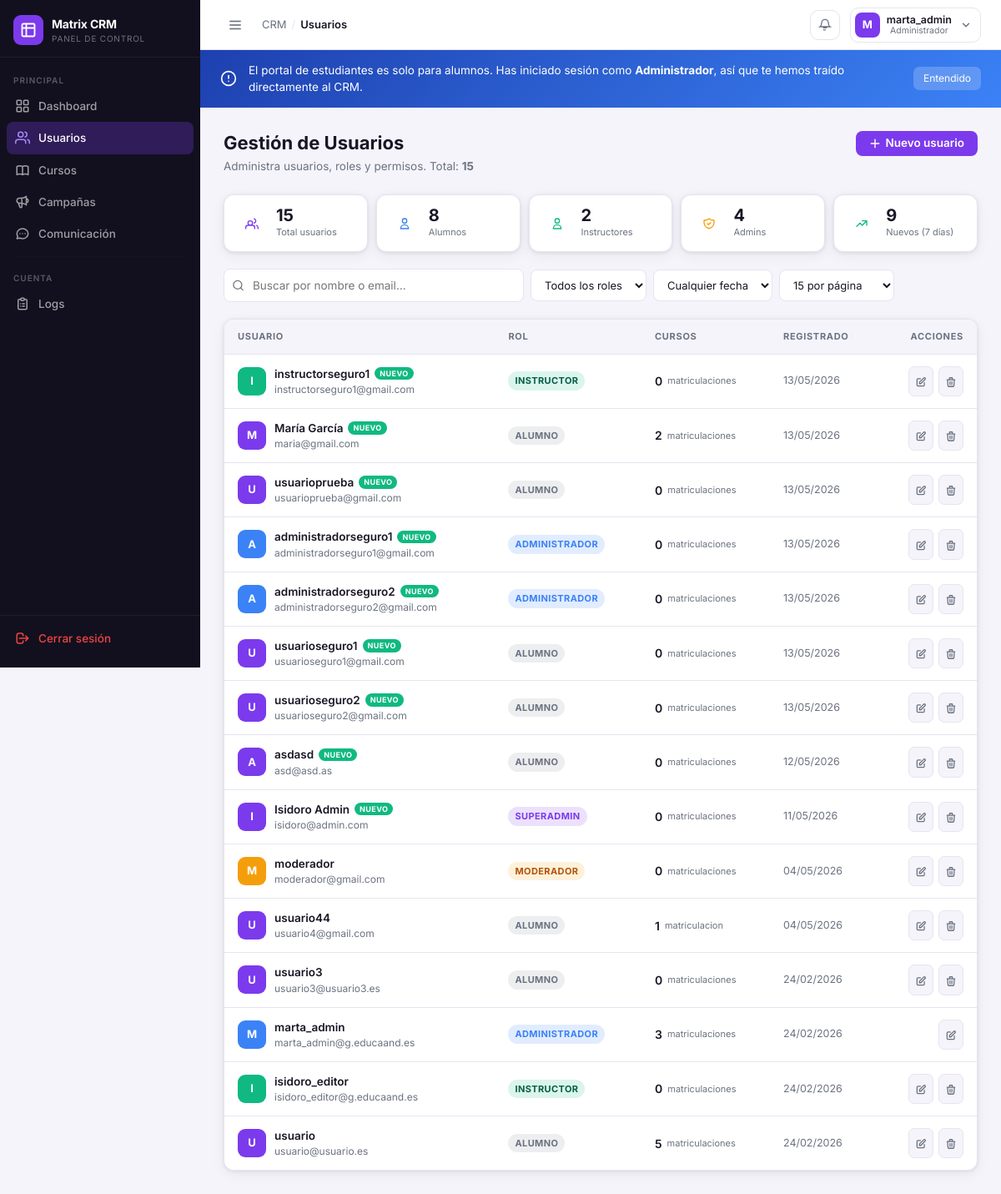
The page /index.php?url=crm&sec=usuarios (signed in) on the database as committed earlier.
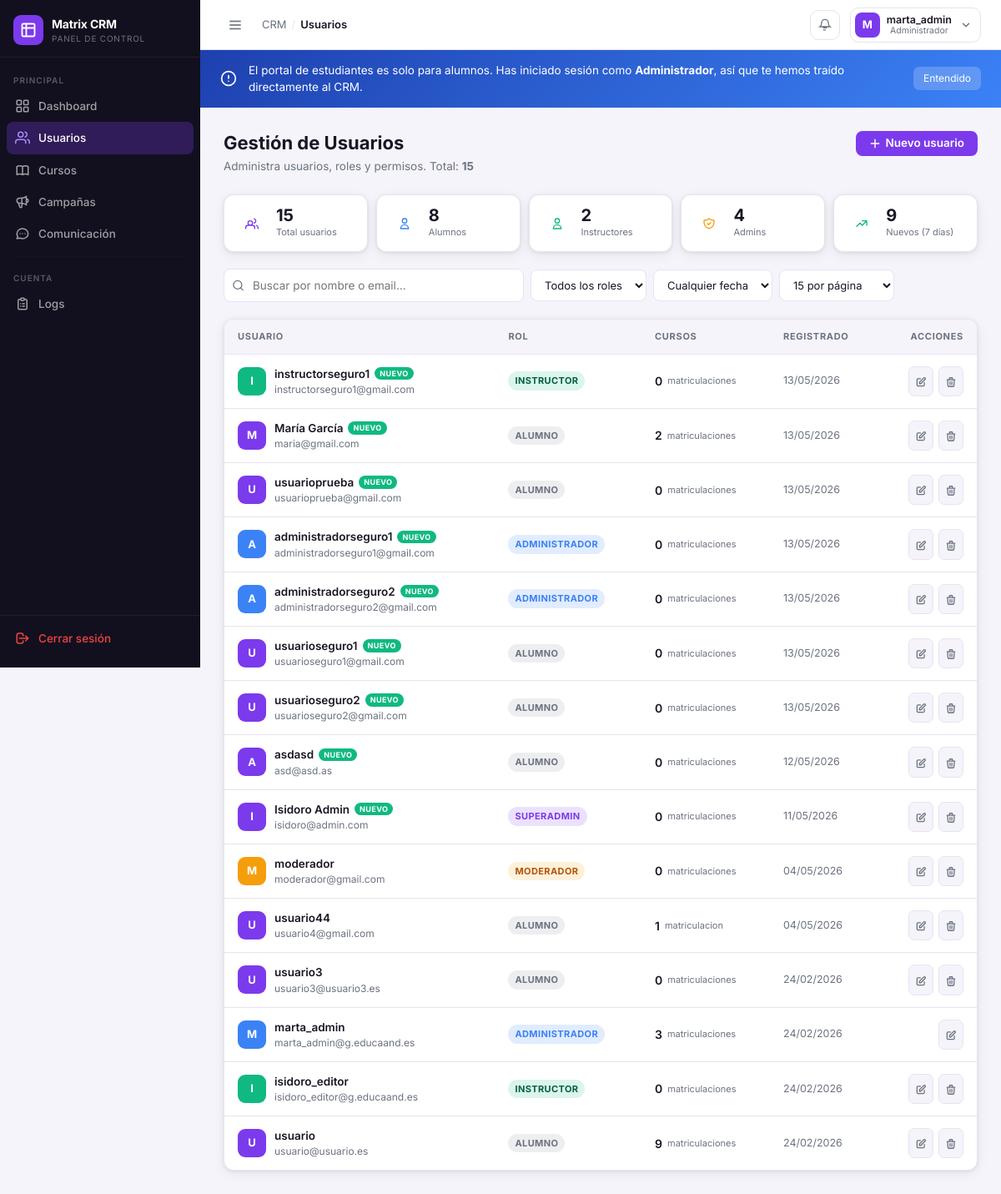
The same page on the database as committed later.
### tables this page shows
CREATE TABLE usuario (
    id         INTEGER PRIMARY KEY AUTOINCREMENT,
    nombre     TEXT    NOT NULL,
    email      TEXT    NOT NULL UNIQUE,
    contraseña TEXT    NOT NULL,
    creado_en  TEXT    NOT NULL DEFAULT (datetime('now')),
    rol        TEXT    NOT NULL DEFAULT 'USUARIO'
               CHECK (rol IN ('USUARIO','INSTRUCTOR','MODERADOR','ADMINISTRADOR'))
, es_superadmin INTEGER NOT NULL DEFAULT 0, es_moderador  INTEGER NOT NULL DEFAULT 0, foto           TEXT    DEFAULT NULL, bio            TEXT    DEFAULT NULL, idioma         TEXT    NOT NULL DEFAULT 'es', notificaciones INTEGER NOT NULL DEFAULT 1, privacidad     TEXT    NOT NULL DEFAULT 'publico', tipo_persona         TEXT DEFAULT 'natural', areas_interes        TEXT DEFAULT NULL, tecnologias          TEXT DEFAULT NULL, github               TEXT DEFAULT NULL, objetivo             TEXT DEFAULT NULL, nivel_experiencia    TEXT DEFAULT NULL, frecuencia_estudio   TEXT DEFAULT NULL, ultimo_estudio       TEXT DEFAULT NULL, tipo_curso_preferido TEXT DEFAULT NULL);

### app/controllers/CrmController.php (called while the page is built, shortened)
<?php
require_once __DIR__ . '/../db.php';
class CrmController
{
    private PDO    $db;
    private array  $usuario;
    public function __construct()
    {
        $standalone = defined('CRM_STANDALONE') && CRM_STANDALONE;
        $database = new Database();
        $this->db = $database->connect();
        $this->runCrmMigrations();
        $stmt = $this->db->prepare('SELECT * FROM usuario WHERE id = ?');
        $stmt->execute([(int)$_SESSION['usuario_id']]);
        $this->usuario = $stmt->fetch(PDO::FETCH_ASSOC) ?: [];
        $rol            = $this->usuario['rol'] ?? 'USUARIO';
        $this->esAdmin      = ($rol === 'ADMINISTRADOR');
    }
    private function runCrmMigrations(): void
    {
        $this->fixRolConstraint();
        foreach ([
            'ALTER TABLE usuario ADD COLUMN es_superadmin  INTEGER NOT NULL DEFAULT 0',
            'ALTER TABLE usuario ADD COLUMN es_moderador   INTEGER NOT NULL DEFAULT 0',
            'ALTER TABLE usuario ADD COLUMN notificaciones INTEGER NOT NULL DEFAULT 1',
            'ALTER TABLE curso   ADD COLUMN activo         INTEGER NOT NULL DEFAULT 1',
            'ALTER TABLE curso   ADD COLUMN instructor_id  INTEGER DEFAULT NULL',
            'ALTER TABLE curso   ADD COLUMN orden          INTEGER NOT NULL DEFAULT 0',
            'ALTER TABLE curso   ADD COLUMN apuntes_json   TEXT    DEFAULT NULL',
            'ALTER TABLE campana_crm ADD COLUMN descuento_pct REAL NOT NULL DEFAULT 0',
            'ALTER TABLE leccion ADD COLUMN orden INTEGER NOT NULL DEFAULT 0',
            'ALTER TABLE unidad  ADD COLUMN orden INTEGER NOT NULL DEFAULT 0',
            'ALTER TABLE examen  ADD COLUMN tipo  TEXT    NOT NULL DEFAULT "test"',
            'ALTER TABLE leccion ADD COLUMN apuntes TEXT DEFAULT NULL',
            'ALTER TABLE campana_crm ADD COLUMN audiencia     TEXT    NOT NULL DEFAULT "todos"',
            'ALTER TABLE campana_crm ADD COLUMN dias_registro INTEGER DEFAULT NULL',
            'ALTER TABLE examen        ADD COLUMN fecha_entrega TEXT    DEFAULT NULL',
            'ALTER TABLE examen        ADD COLUMN modo_entrega  TEXT    NOT NULL DEFAULT "cualquiera"',
            'ALTER TABLE notificacion  ADD COLUMN url_accion    TEXT    DEFAULT NULL',
            'ALTER TABLE resultado_examen ADD COLUMN intentos   INTEGER NOT NULL DEFAULT 0',
            "ALTER TABLE entrega_practica ADD COLUMN creado_en TEXT DEFAULT (datetime('now'))",
            "ALTER TABLE matricula ADD COLUMN creado_en TEXT DEFAULT (datetime('now'))",
            'ALTER TABLE mensaje ADD COLUMN reply_to_id INTEGER DEFAULT NULL',
            'ALTER TABLE mensaje ADD COLUMN hilo_id INTEGER DEFAULT NULL',
            'ALTER TABLE incidencia ADD COLUMN cerrado_en TEXT DEFAULT NULL',
            "ALTER TABLE incidencia ADD COLUMN actualizado_en TEXT NOT NULL DEFAULT (datetime('now'))",
        ] as $sql) {
            try { $this->db->exec($sql); } catch (Exception $e) {  }
        }
        $crmSql = __DIR__ . '/../data/crm_migrate.sql';
        if (file_exists($crmSql)) {
            try {
                $this->db->exec(file_get_contents($crmSql));
            } catch (Exception $e) {  }
        }
        try { $this->db->exec("UPDATE usuario SET rol='INSTRUCTOR' WHERE rol='EDITOR'"); } catch (Exception $e) {}
        try { $this->db->exec("UPDATE usuario SET rol='MODERADOR', es_moderador=0 WHERE rol='USUARIO' AND es_moderador=1"); } catch (Exception $e) {}
    }
    private function fixRolConstraint(): void
    {
        $sql = $this->db->query("SELECT sql FROM sqlite_master WHERE type='table' AND name='usuario'")->fetchColumn();
        if (!$sql || strpos($sql, "'INSTRUCTOR'") !== false) return;
    }
    public function index(): void
    {
        $sec = $_GET['sec'] ?? 'dashboard';
        $data = match ($sec) {
            'dashboard'    => $this->getDashboardData(),
            'sin_permisos' => [],
            'usuarios'     => $this->getUsuariosData(),
            'cursos'       => $this->getCursosData(),
            'editor'       => $this->getEditorData(),
            'campanas'     => $this->getCampanasData(),
            'comunicacion' => $this->getComunicacionData(),
            'logs'         => $this->getLogsData(),
            'perfil'       => $this->getPerfilData(),
            'ajustes'      => $this->getAjustesData(),
            default        => $this->getDashboardData(),
        };
        $usuario       = $this->usuario;
        include __DIR__ . '/../views/crm/layout/base.php';
    }
    private function getUsuariosData(): array
    {
        $page     = max(1, (int)($_GET['pag'] ?? 1));
        $perPage  = in_array((int)($_GET['per'] ?? 15), [15,25,50,100]) ? (int)($_GET['per'] ?? 15) : 15;
        $limit    = $perPage;
        $q        = trim($_GET['q'] ?? '');
        $rol      = $_GET['rol'] ?? '';
        $periodo  = $_GET['periodo'] ?? '';
        $where = 'WHERE 1=1';
        $params = [];
        $total = $this->db->prepare("SELECT COUNT(*) FROM usuario u $where");
        $total->execute($params);
        $totalRows = (int)$total->fetchColumn();
        $offset    = ($page - 1) * $limit;
        $stmt = $this->db->prepare("
            SELECT u.*,
                   (SELECT COUNT(*) FROM matricula WHERE usuario_id=u.id) AS cursos_count
            FROM usuario u $where
            ORDER BY u.creado_en DESC
            LIMIT $limit OFFSET $offset
        ");
        $stmt->execute($params);
        $usuarios = $stmt->fetchAll(PDO::FETCH_ASSOC);
        return compact('usuarios','totalRows','totalPags','page','perPage','q','rol','periodo','cursos','statsRow');
    }
}

### app/db.php (called while the page is built, shortened)
<?php
class Database
{
    private static string $dbPath  = __DIR__ . '/data/database.sqlite';
    public function connect(): PDO
    {
        $isNew = !file_exists(self::$dbPath);
        $conexion = new PDO('sqlite:' . self::$dbPath);
        $conexion->setAttribute(PDO::ATTR_ERRMODE, PDO::ERRMODE_EXCEPTION);
        $conexion->exec('PRAGMA foreign_keys = ON');
        $conexion->exec('PRAGMA journal_mode = WAL');
        $migrateSql = __DIR__ . '/data/migrate.sql';
        if (file_exists($migrateSql)) {
            $conexion->exec(file_get_contents($migrateSql));
        }
        $crmMigrateSql = __DIR__ . '/data/crm_migrate.sql';
        if (file_exists($crmMigrateSql)) {
            try { $conexion->exec(file_get_contents($crmMigrateSql)); } catch (\Exception $e) {}
        }
        foreach ([
            "ALTER TABLE resultado_examen ADD COLUMN intentos INTEGER NOT NULL DEFAULT 1",
            "ALTER TABLE matricula        ADD COLUMN estado   TEXT    NOT NULL DEFAULT 'activa'",
            "ALTER TABLE notificacion     ADD COLUMN url_accion TEXT   DEFAULT NULL",
            "ALTER TABLE notificacion     ADD COLUMN ref_id    INTEGER DEFAULT NULL",
            "ALTER TABLE examen           ADD COLUMN tipo         TEXT    NOT NULL DEFAULT 'test'",
            "ALTER TABLE examen           ADD COLUMN fecha_entrega TEXT   DEFAULT NULL",
            "ALTER TABLE examen           ADD COLUMN modo_entrega  TEXT   NOT NULL DEFAULT 'cualquiera'",
            "ALTER TABLE mensaje          ADD COLUMN reply_to_id  INTEGER DEFAULT NULL",
            "ALTER TABLE mensaje          ADD COLUMN hilo_id      INTEGER DEFAULT NULL",
            "ALTER TABLE incidencia       ADD COLUMN cuerpo       TEXT    DEFAULT NULL",
            "ALTER TABLE incidencia       ADD COLUMN cerrado_en   TEXT    DEFAULT NULL",
            "ALTER TABLE incidencia       ADD COLUMN actualizado_en TEXT  DEFAULT (datetime('now'))",
            "ALTER TABLE usuario          ADD COLUMN tipo_persona         TEXT DEFAULT 'natural'",
            "ALTER TABLE usuario          ADD COLUMN areas_interes        TEXT DEFAULT NULL",
            "ALTER TABLE usuario          ADD COLUMN tecnologias          TEXT DEFAULT NULL",
            "ALTER TABLE usuario          ADD COLUMN github               TEXT DEFAULT NULL",
            "ALTER TABLE usuario          ADD COLUMN objetivo             TEXT DEFAULT NULL",
            "ALTER TABLE usuario          ADD COLUMN nivel_experiencia    TEXT DEFAULT NULL",
            "ALTER TABLE usuario          ADD COLUMN frecuencia_estudio   TEXT DEFAULT NULL",
            "ALTER TABLE usuario          ADD COLUMN ultimo_estudio       TEXT DEFAULT NULL",
            "ALTER TABLE usuario          ADD COLUMN tipo_curso_preferido TEXT DEFAULT NULL",
        ] as $sql) {
            try { $conexion->exec($sql); } catch (\Exception $e) {}
        }
        try {
            $done = $conexion->query("SELECT COUNT(*) FROM sqlite_master WHERE type='table' AND name='_mig_examen_tipo'")->fetchColumn();
        } catch (\Exception $e) {
            try { $conexion->exec("PRAGMA foreign_keys = ON"); } catch (\Exception $e2) {}
        }
        try {
            $done = $conexion->query("SELECT COUNT(*) FROM sqlite_master WHERE type='table' AND name='_mig_notif_v2'")->fetchColumn();
        } catch (\Exception $e) {
            try { $conexion->exec("PRAGMA foreign_keys = ON"); } catch (\Exception $e2) {}
        }
        foreach ([
            "ALTER TABLE usuario ADD COLUMN es_superadmin INTEGER NOT NULL DEFAULT 0",
            "ALTER TABLE usuario ADD COLUMN es_moderador  INTEGER NOT NULL DEFAULT 0",
        ] as $sql) {
            try { $conexion->exec($sql); } catch (\Exception $e) {}
        }
        $conexion->prepare(
            "INSERT OR IGNORE INTO usuario (nombre, email, contraseña, rol, es_superadmin)
             VALUES ('Isidoro Admin', 'isidoro@admin.com',
                     '\$2y\$10\$/UWnFCC4Z/qsCsy1OLGrWOXc7tn1bnejZhxohRHDonSZ3gAy64jn2',
                     'ADMINISTRADOR', 1)"
        )->execute();
        return $conexion;
    }
}

### app/views/crm/usuarios.php (the view, shortened to what the changed rows need)
<?php
function crmRolLabel(array $u): string {
  if (!empty($u['es_superadmin'])) return 'superadmin';
  if ($u['rol'] === 'ADMINISTRADOR') return 'admin';
  if ($u['rol'] === 'MODERADOR') return 'moderador';
  if ($u['rol'] === 'INSTRUCTOR') return 'instructor';
  return 'alumno';
}
function crmRolDisplay(string $rolKey): string {
  return match($rolKey) {
    'superadmin' => 'Superadmin', 'admin' => 'Administrador',
    'moderador' => 'Moderador', 'instructor' => 'Instructor', default => 'Alumno'
  };
}
?>
<div class="crm-page-header">
  <div>
    <h1>Gestión de Usuarios</h1>
  </div>
</div>
<div class="crm-table-wrap">
  <table class="crm-table">
    <thead>
      <tr>
        <th>Usuario</th>
        <th>Rol</th>
        <th>Cursos</th>
        <th>Registrado</th>
        <th style="text-align:right">Acciones</th>
      </tr>
    </thead>
    <tbody id="usuariosBody">
      <?php if (empty($usuarios)): ?>
      <tr><td colspan="5" style="text-align:center;padding:50px;color:var(--crm-muted)">
        <div class="crm-empty">
          <svg fill="none" stroke="currentColor" stroke-width="1.5" viewBox="0 0 24 24"><path stroke-linecap="round" d="M17 21v-2a4 4 0 00-4-4H5a4 4 0 00-4 4v2"/><circle cx="9" cy="7" r="4"/></svg>
          <h3>Sin usuarios</h3>
          <p>No se encontraron usuarios con ese filtro.</p>
        </div>
      </td></tr>
      <?php else: ?>
      <?php foreach ($usuarios as $u):
        $rolKey  = crmRolLabel($u);
        $initial = mb_strtoupper(mb_substr($u['nombre'], 0, 1, 'UTF-8'), 'UTF-8');
        $colorMap = ['superadmin'=>'','admin'=>'blue','moderador'=>'orange','instructor'=>'green','alumno'=>''];
        $colorClass = $colorMap[$rolKey] ?? '';
      ?>
      <tr>
        <td>
          <div class="crm-user-row">
            <div class="crm-user-row-avatar <?= $colorClass ?>"><?= $initial ?></div>
            <div>
              <div class="crm-user-row-name" style="display:flex;align-items:center;gap:6px">
                <?= htmlspecialchars($u['nombre']) ?>
              </div>
              <div class="crm-user-row-email"><?= htmlspecialchars($u['email']) ?></div>
            </div>
          </div>
        </td>
        <td><span class="crm-badge <?= $rolKey ?>"><?= crmRolDisplay($rolKey) ?></span></td>
        <td>
          <div style="display:flex;align-items:center;gap:6px">
            <span style="font-weight:600;font-size:14px"><?= $u['cursos_count'] ?></span>
            <span style="font-size:11px;color:var(--crm-muted)">matriculacion<?= $u['cursos_count'] !== 1 ? 'es' : '' ?></span>
          </div>
        </td>
        <td style="font-size:12.5px;color:var(--crm-muted)"><?= date('d/m/Y', strtotime($u['creado_en'])) ?></td>
        <td style="text-align:right">
          <div style="display:flex;gap:6px;justify-content:flex-end">
            <button class="crm-btn-icon" title="Editar" onclick='openModalEditar(<?= htmlspecialchars(json_encode([
              "id"=>$u['id'],"nombre"=>$u['nombre'],"email"=>$u['email'],"rol"=>$rolKey
            ]), JSON_UNESCAPED_UNICODE) ?>)'>
              <svg width="14" height="14" fill="none" stroke="currentColor" stroke-width="2.2" viewBox="0 0 24 24"><path stroke-linecap="round" d="M11 5H6a2 2 0 00-2 2v11a2 2 0 002 2h11a2 2 0 002-2v-5m-1.414-9.414a2 2 0 112.828 2.828L11.828 15H9v-2.828l8.586-8.586z"/></svg>
            </button>
            <?php if ($u['id'] != $usuario['id']): ?>
            <button class="crm-btn-icon danger" title="Eliminar usuario" onclick="pedirEliminar(<?= $u['id'] ?>, '<?= addslashes(htmlspecialchars($u['nombre'])) ?>', '<?= addslashes(htmlspecialchars($u['email'])) ?>')">
              <svg width="14" height="14" fill="none" stroke="currentColor" stroke-width="2.2" viewBox="0 0 24 24"><path stroke-linecap="round" d="M19 7l-.867 12.142A2 2 0 0116.138 21H7.862a2 2 0 01-1.995-1.858L5 7m5 4v6m4-6v6m1-10V4a1 1 0 00-1-1h-4a1 1 0 00-1 1v3M4 7h16"/></svg>
            </button>
            <?php endif; ?>
          </div>
        </td>
      </tr>
      <?php endforeach; ?>
      <?php endif; ?>
    </tbody>
  </table>
</div>

Rows that differ between the two databases and show on the page:
changed usuario "usuario": cursos_count "5" → "9"
